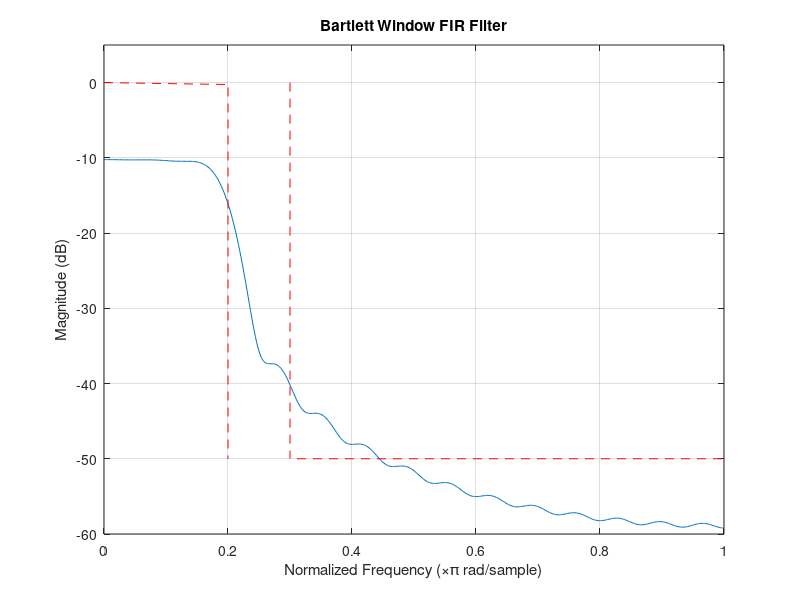

The MATLAB script that drew this image:
% 设置参数
wp = 0.2 * pi; % 通带截止频率
ws = 0.3 * pi; % 阻带截止频率
Rp = 0.25; % 通带最大衰减量（单位：dB）
As = 50; % 阻带最小衰减量（单位：dB）

% 求出滤波器阶数N
delta_p = (10^(Rp/20)-1)/(10^(Rp/20)+1);
delta_s = 10^(-As/20);
delta_min = min(delta_p, delta_s);
delta_max = max(delta_p, delta_s);
delta = delta_min;
N = ceil((As-7.95)/(2.285*(ws-wp)));

% 求出截止频率wp和ws对应的归一化频率ωp和ωs
omega_p = wp / pi;
omega_s = ws / pi;

% 根据Rp和As计算出通带衰减量δp和阻带衰减量δs
delta_p = (10^(Rp/20)-1)/(10^(Rp/20)+1);
delta_s = 10^(-As/20);

% 选择Bartlett窗函数，并计算窗函数参数M
M = N - 1;
w = bartlett(M+1)';

% 计算滤波器系数h(n)
n = 0:M;
h = omega_p/pi * sinc(omega_p*(n-M/2)) .* w;

% 绘制滤波器幅频响应曲线，检查是否符合要求
[H,f] = freqz(h);
figure;
plot(f/pi,20*log10(abs(H)));
hold on;
plot([0 omega_p omega_p],[0 -Rp -As],'--r');
plot([omega_s omega_s 1],[0 -As -As],'--r');
axis([0 1 -60 5]);
grid on;
xlabel('Normalized Frequency (\times\pi rad/sample)');
ylabel('Magnitude (dB)');
title('Bartlett Window FIR Filter');